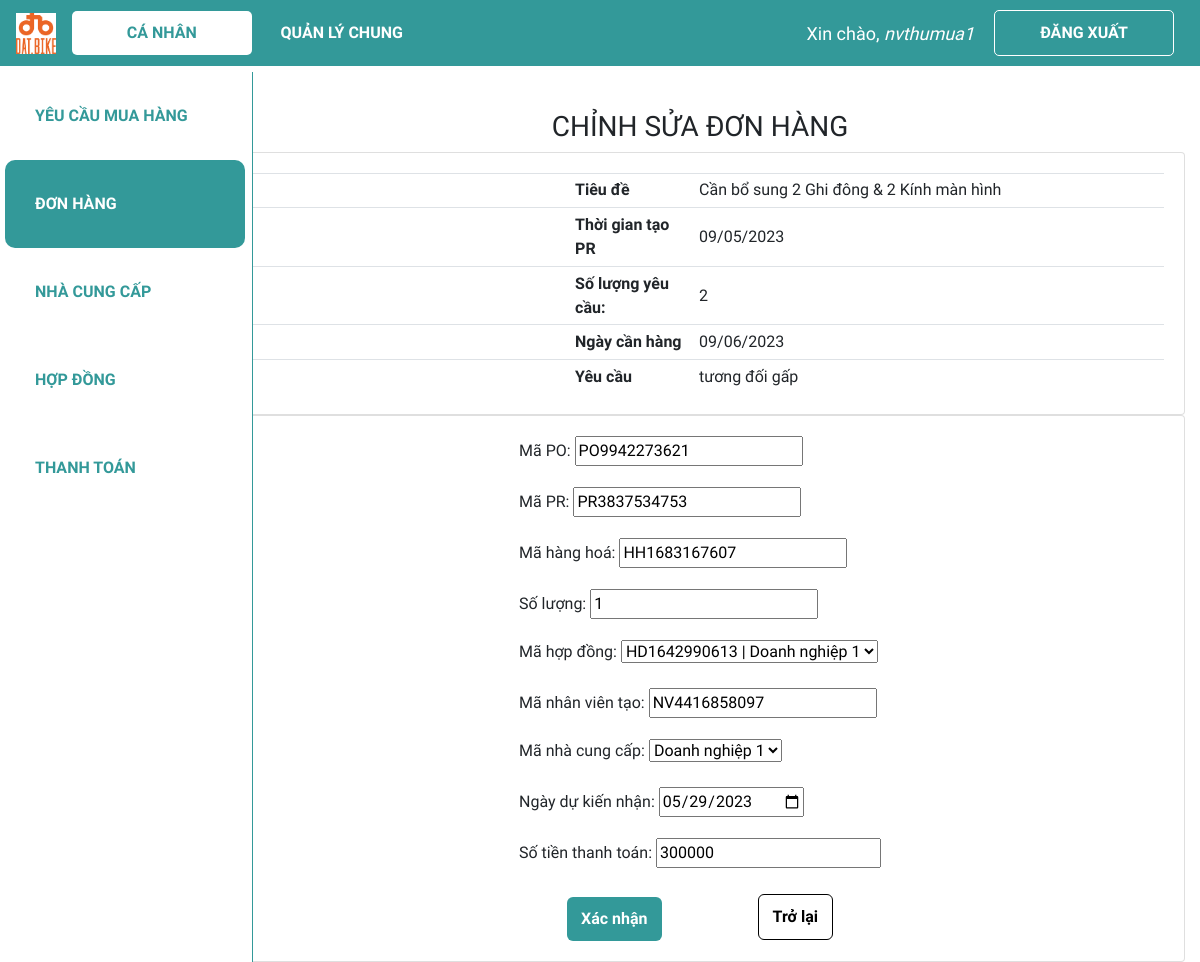
The page /sua_po/PO9942273621 (signed in) on the database its author committed.
### web_core/models.py (models this page shows, shortened)
class PR_HH(models.Model):
    danh_muc_trang_thai = (
        ('Chờ phân công', 'Chờ phân công'),
        ('Đang thực hiện', 'Đang thực hiện'),
        ('Đã hoàn thành', 'Đã hoàn thành'),
    )
    ma_PR = models.ForeignKey(PR, on_delete = models.CASCADE, verbose_name = 'Mã PR', blank=True, null=True)
    ma_hang_hoa = models.ForeignKey(HANGHOA, on_delete=models.SET_NULL, verbose_name = 'Mã hàng hoá',blank=True, null=True)
    so_luong = models.IntegerField('Số lượng', validators = [MinValueValidator(0)], default = 0)
    ngay_can_hang = models.DateField('Ngày cần hàng', editable = True, blank=True, null=True)
    ngay_cap_nhat = models.DateField('Ngày cập nhật', default = datetime.now)
    yeu_cau = models.CharField('Yêu cầu', max_length = 300, blank=True, null=True)
    trang_thai = models.CharField('Trạng thái PR', max_length = 100, choices=danh_muc_trang_thai, default='Chờ phân công',blank=True, null=True)

class PR(models.Model):
    danh_muc_trang_thai = (
        ('Chờ phân công', 'Chờ phân công'),
        ('Đang thực hiện', 'Đang thực hiện'),
        ('Đã hoàn thành', 'Đã hoàn thành'),
    )
    ma_PR = ShortUUIDField(
        verbose_name='Mã PR',
        length=10,
        max_length=12,
        prefix="PR",
        alphabet="0123456789",
        primary_key=True
    )
    ma_nhan_vien_tao = models.ForeignKey(NHANVIEN, on_delete = models.CASCADE, verbose_name = 'Mã nhân viên tạo', related_name = 'nv_tao_PR', blank=True, null=True)
    ma_nhan_vien_phu_trach = models.ForeignKey(NHANVIEN, on_delete = models.SET_NULL, verbose_name = 'Mã nhân viên phụ trách',  related_name = 'nv_phutrach_PR', blank=True, null=True)
    ngay_tao = models.DateTimeField('Ngày tạo', default = datetime.now)
    ngay_cap_nhat = models.DateField('Ngày cập nhật', default = datetime.now)
    ten_PR = models.CharField('Tên PR', max_length = 300)
    trang_thai = models.CharField('Trạng thái PR', max_length = 100, choices=danh_muc_trang_thai, default='Chờ phân công',blank=True, null=True)

class PO(models.Model):
    danh_muc_trang_thai = (
        ('Chờ phê duyệt', 'Chờ phê duyệt'),
        ('Đang thực hiện', 'Đang thực hiện'),
        ('Đã nhận hàng', 'Đã nhận hàng'),
        ('Đã hoàn thành', 'Đã hoàn thành'),
    )
    ma_PO = ShortUUIDField(
        verbose_name='Mã PO',
        length=10,
        max_length=12,
        prefix="PO",
        alphabet="0123456789",
        primary_key=True
    )
    ma_PR = models.ForeignKey(PR, on_delete = models.CASCADE, verbose_name = 'Mã PR', blank=True, null=True)
    ma_hang_hoa = models.ForeignKey(HANGHOA, on_delete = models.CASCADE, verbose_name = 'Mã hàng hoá', blank=True, null=True)
    so_luong = models.IntegerField('Số lượng', validators = [MinValueValidator(0)], default = 0)
    ma_hop_dong = models.ForeignKey(HOPDONG, on_delete = models.SET_NULL, verbose_name = 'Mã hợp đồng', blank=True, null=True)
    ma_nhan_vien_tao = models.ForeignKey(NHANVIEN, on_delete=models.SET_NULL, verbose_name = 'Mã nhân viên tạo', related_name = 'nv_tao_PO',blank=True, null=True)
    ma_ncc = models.ForeignKey(NCC, on_delete = models.SET_NULL, verbose_name = 'Mã nhà cung cấp', blank=True, null=True)
    ngay_tao = models.DateTimeField('Ngày tạo', default = datetime.now)
    ngay_cap_nhat = models.DateTimeField('Ngày cập nhật', default = datetime.now)
    ngay_du_kien_nhan = models.DateTimeField('Ngày dự kiến nhận', blank=True, null=True)
    so_tien_thanh_toan = models.PositiveBigIntegerField('Số tiền thanh toán', validators=[MinValueValidator(0)], default = 0)
    trang_thai = models.CharField('Trạng thái PO', max_length = 100, choices=danh_muc_trang_thai, default='Chờ phê duyệt', blank=True, null=True)
    ma_quan_ly_duyet = models.ForeignKey(NHANVIEN, on_delete = models.SET_NULL, verbose_name = 'Mã quản lý duyệt', related_name = 'quan_ly', blank=True, null=True)

class HOPDONG(models.Model):
    danh_muc_trang_thai = (
        ('Chờ phê duyệt', 'Chờ phê duyệt'),
        ('Đã duyệt', 'Đã duyệt'),
        ('Đang có hiệu lực', 'Đang có hiệu lực'),
        ('Đã hết hạn', 'Đã hết hạn'),
    )
    ma_HD = ShortUUIDField(
        verbose_name='Mã hợp đồng',
        length=10,
        max_length=12,
        prefix="HD",
        alphabet="0123456789",
        primary_key=True
    )
    ma_hang_hoa = models.ManyToManyField(HANGHOA, verbose_name = 'Mã hàng hoá', blank = True)
    ma_nhan_vien_tao = models.ForeignKey(NHANVIEN, on_delete = models.SET_NULL, verbose_name = 'Mã nhân viên tạo', related_name = 'nv_tao_HD', blank = True, null=True)
    ma_quan_ly_duyet = models.ForeignKey(NHANVIEN, on_delete = models.SET_NULL, verbose_name = 'Mã quản lý duyệt', related_name = 'quan_ly_HD', blank = True, null=True)
    ma_ncc = models.ForeignKey(NCC, on_delete = models.SET_NULL, verbose_name = 'Nhà cung cấp',blank=True, null=True)
    ngay_tao = models.DateTimeField('Ngày tạo', default = datetime.now)
    ngay_cap_nhat = models.DateTimeField('Ngày cập nhật', default = datetime.now)
    ngay_hieu_luc = models.DateField('Ngày hiệu lực', editable=True, blank=True, null=True)
    ngay_het_han = models.DateField('Ngày hết hạn', editable=True, blank=True, null=True)
    file_hop_dong = models.CharField('File hợp đồng', max_length=500,blank=True, null=True)
    phu_luc_hop_dong = models.CharField('Phụ lục hợp đồng', max_length=20000, blank=True, null=True)
    trang_thai = models.CharField('Trạng thái hợp đồng', max_length=100, choices=danh_muc_trang_thai, default='Chờ phê duyệt',blank=True, null=True)
    def __str__(self):
        line = str(self.ma_HD) + ' | ' + str(self.ma_ncc.ten_doanh_nghiep)
        return line

### web_core/decorators.py (the view)
        def wrapper_func(request, *args, **kwargs):
            group = None
            if request.user.groups.exists():
                group = request.user.groups.all()
            if len(group) > 2 and any(role.name in allowed_roles for role in group):
                return view_func(request, *args, **kwargs)
            elif group[0].name in allowed_roles:
                return view_func(request, *args, **kwargs)
            else:
                return HttpResponse('Not authorized')

### web_core/forms.py
class PO_form(ModelForm):
    class Meta:
        model = PO
        fields = '__all__'
        exclude = ['ngay_cap_nhat','ngay_tao','trang_thai','ma_quan_ly_duyet']
        widgets = {
            'ma_nhan_vien_tao': TextInput(
                attrs={'readonly': True}
            ),
            'ma_PR': TextInput(
                attrs={'readonly': True}
            ),
            'ma_hang_hoa': TextInput(
                attrs={'readonly': True}
            ),
            'ngay_du_kien_nhan': DateInput(
            attrs={'type': 'date'},
            format="%Y-%m-%d"
            ),
        }
    def __init__(self, ma_NV, ma_PR, ma_HH, *args, **kwargs):
        super(PO_form,self).__init__(*args, **kwargs)
        self.fields['ma_PO'].widget.attrs["readonly"] = True
        self.fields['ma_nhan_vien_tao'].initial = ma_NV
        self.fields['ma_PR'].initial = ma_PR
        self.fields['ma_hang_hoa'].initial = ma_HH
        self.fields["ma_ncc"].queryset = NCC.objects.filter(ma_hang_hoa=ma_HH)
        self.fields["ma_hop_dong"].queryset = HOPDONG.objects.filter(ma_hang_hoa = ma_HH)

### web_core/models.py (called while the page is built)
    def __str__(self):
        line = self.ten_doanh_nghiep
        return line

### web_core/templatetags/index.py (called while the page is built)
@register.filter
def first_group_name(user):
    groups = user.groups.all()
    if groups:
        return groups[0].name
    return ''

### web_core/views.py (called while the page is built, shortened)
@allowed_users(['thumua'])
@login_required(login_url='login')
def edit_po(request, ma_PO):
    po = PO.objects.get(ma_PO=ma_PO)
    nhanvien = NHANVIEN.objects.get(user=request.user)
    pr_hh = PR_HH.objects.get(ma_PR=po.ma_PR, ma_hang_hoa=po.ma_hang_hoa)
    form = PO_form(nhanvien.ma_NV,po.ma_PR,po.ma_hang_hoa, instance=po)
    context = {'form':form, 'pr_hh':pr_hh}
    return render(request,'web_core/edit_po.html', context)

### web_core/templates/web_core/edit_po.html (shortened to what this page needs)
{% extends 'web_core/main.html' %}
{% block content %}
<h3 class="table-title">CHỈNH SỬA ĐƠN HÀNG</h3>
<div class="card card-body">
    <table class="table table-sm pr">
        <tr>
            <th class="large-content"></th>
            <th class="small-content">Tiêu đề</th>
            <td class="large-content">{{pr_hh.ma_PR.ten_PR}}</td>
            <th class="small-content"></th>
        </tr>
        <tr>
            <th class="large-content"></th>
            <th class="small-content">Thời gian tạo PR</th>
            <td class="large-content">{{pr_hh.ma_PR.ngay_tao|date:"d/m/Y"}}</td>
            <th class="small-content"></th>
        </tr>
        <tr>
            <th class="large-content"></th>
            <th class="small-content">Số lượng yêu cầu:</th>
            <td class="large-content">{{pr_hh.so_luong}}</td>
            <th class="small-content"></th>
        </tr>
        <tr>
            <th class="large-content"></th>
            <th class="small-content">Ngày cần hàng</th>
            <td class="large-content">{{pr_hh.ngay_can_hang|date:"d/m/Y"}}</td>
            <th class="small-content"></th>
        </tr>
        <tr>
            <th class="large-content"></th>
            <th class="small-content">Yêu cầu</th>
            <td class="large-content">{{pr_hh.yeu_cau}}</td>
            <th class="small-content"></th>
        </tr>
    </table>
</div>
<div class="card card-body">
    <div class="d-flex justify-content-center form_container">
        <form action="" method="post">
            {{form.as_p}}
            <div class="form-btn">
                <input type="submit" value="Xác nhận">
                <a class='btn back-btn' href="{% url 'canhan_xem_po' form.ma_PO.value %}">Trở lại</a>
            </div>
        </form>
    </div>
</div>
{% endblock %}

### web_core/templates/web_core/navbar.html (shortened to what this page needs)
{% load static %}
<nav class="navbar navbar-expand-lg my-navbar fixed-top">
    <a href="{% url 'home' %}">
        <img class="navbar-brand" alt="logo-brand" src="{% static 'images/logo.png' %}" height="50"
            style="padding-bottom: 4px" />
    </a>
    <div class="collapse navbar-collapse" id="navbarNav">
        {% with request.resolver_match.url_name as url_name %}
        <div class="navbar-nav">
            {% load index %}
            {% if request.user|first_group_name != 'quanly' and request.user|first_group_name != 'ketoan' %}
                <a class="nav-item nav-link my-nav-item {% if 'canhan' in url_name %}my-nav-active{% endif %} nav-canhan"
                href="{% url 'canhan_dspr' %}">Cá nhân</a>
            {% endif %}
            <a class="nav-item nav-link my-nav-item {% if 'quanli' in url_name %}my-nav-active{% endif %} nav-quanly"
                href="{% url 'quanli_dspr' %}">Quản lý chung</a>
        </div>
        {% endwith %}
    </div>
    {% with request.resolver_match.url_name as url_name %}
    {% if request.user.is_authenticated %}
    <span class="hello-msg">Xin chào, <span> {{request.user}} </span></span>
    <a class="nav-item nav-link my-nav-item my-btn" href="{% url 'logout' %}">Đăng xuất</a>
    {% else %}
    <a class="nav-item nav-link my-nav-item my-btn {% if url_name == 'login' %}my-nav-active{% endif %}"
        href="{% url 'login' %}">Đăng nhập</a>
    {% endif %}
    {% endwith %}
</nav>

### web_core/static/css/main.css (style rules this page uses)
* { font-family: 'Baloo 2', cursive; }
html, body { margin: 0; padding: 0; height: 100%; overflow-x: hidden; }

### web_core/templates/web_core/navbar.html (style rules this page uses)
.my-navbar.fixed-top { position: fixed; color: #fff; background-color: #399; z-index: 10; }
.my-nav-item { color: #fff; font-weight: bold; padding: 9.6px 16px !important; text-transform: uppercase; border-radius: 5px; width: 180px; text-align: center; }
.my-nav-active, .my-nav-active:hover { color: #399; background-color: #fff; }
.my-btn { border: 1px solid #fff; margin-right: 10px; }
.hello-msg { font-size: 18px; color: #fff; margin-right: 20px; }
.hello-msg>span { font-style: italic; }

### web_core/templates/web_core/edit_po.html (style rules this page uses)
.table-title { text-align: center; margin-top: 20px; }
.table { margin-bottom: 0px; }
.table th, .table td { vertical-align: middle; text-align: left; }
.small-content { width: 150px; }
.large-content { width: 450px; }
input[type=submit] { font-weight: bold; background-color: #399; border-width: 0px; border-radius: 6px; color: white; padding: 10px 14px; margin: auto; margin-top: 5px; }
.btn.back-btn { font-weight: bold; background-color: white; border-color: black; border-radius: 6px; border-width: 1px; color: black; padding: 10px 14px; margin: auto; right: 0; }
.form-btn { padding-top: 1%; display: flex; justify-content: center; }

### rows shown on the page
PR_HH: ma_PR.ten_PR "Cần bổ sung 2 Ghi đông & 2 Kính màn hình", ma_PR.ngay_tao "09/05/2023", so_luong "2", ngay_can_hang "09/06/2023", yeu_cau "tương đối gấp"
PO: ma_PO "PO9942273621", ma_PR "PR3837534753", ma_hang_hoa "HH1683167607", so_luong "1", ma_hop_dong "HD1642990613 | Doanh nghiệp 1", ma_nhan_vien_tao "NV4416858097", ngay_du_kien_nhan "05/29/2023", so_tien_thanh_toan "300000"
HOPDONG: ma_ncc "Doanh nghiệp 1"

### other values the page prints
{{ request.user }} "nvthumua1"
